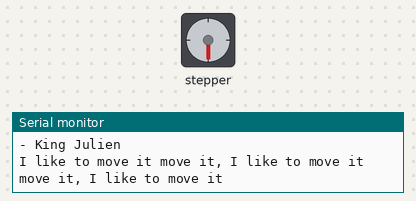
Recording of a sketch running on a simulated Arduino Uno, built with avr-gcc and run on an emulated ATmega328P. Parts: stepper motor, the last lines printed to the serial monitor. Wiring (inferred from the names in the program): stepper motor driver (200 steps per turn assumed): step pin 7; direction pin 6.

Above: at 3.1 s.
At 9.1 s:
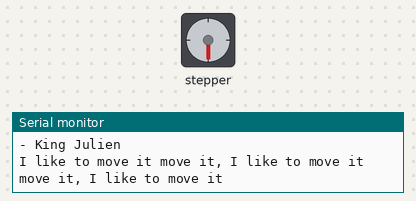
At 24.3 s:
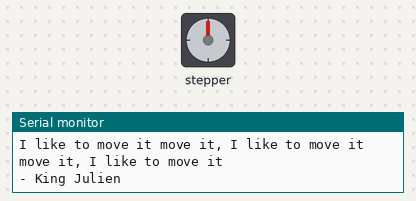
At 36.4 s:
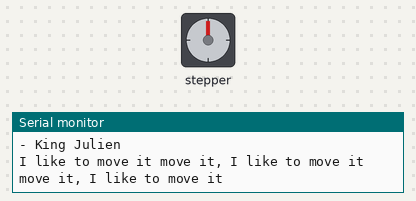
Timing chart, 0 to 40.0 s (numbered marks = the images above):
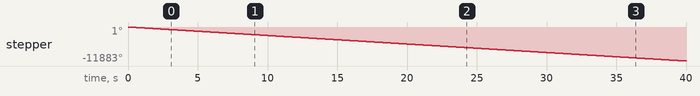

The sketch:

motor_tester.ino
```cpp
#define DIR 6
#define STEP 7
// #define

#define ROTATION 200

void setup() {
  // put your setup code here, to run once:
  pinMode(DIR, OUTPUT);
  pinMode(STEP, OUTPUT);

  digitalWrite(DIR, LOW);

  Serial.begin(9600);

}

void loop() {
  // put your main code here, to run repeatedly:
  if (1){
    char incoming = Serial.read();
    if (1){
      Serial.println("I like to move it move it, I like to move it move it, I like to move it");
      Serial.println("- King Julien");
      move_step(500);
    }
  }
}

void move_step(int step) {
  for(int i = 0; i < step; i++){
    delayMicroseconds(3000);
    digitalWrite(STEP, HIGH);
    delayMicroseconds(3000);
    digitalWrite(STEP, LOW);

  }
}
```

Measured:
- by itself, stepper: keeps turning counter-clockwise at about 297°/s
